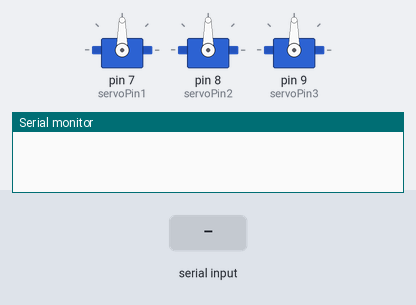
Bench run of a sketch on a simulated Arduino Uno, built with avr-gcc and run on an emulated ATmega328P. Parts: 3 × servo, the last lines printed to the serial monitor. The test bench sets the inputs (shaded band).

Above: at 1.2 s.
1.3 s: "90,45,200\n" received over Serial
At 2.1 s:
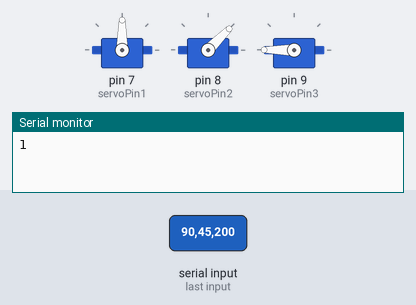
2.8 s: "30,150,10\n" received over Serial
At 3.3 s:
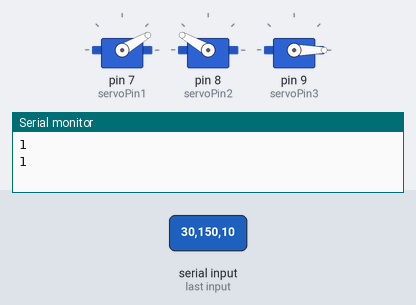
4.3 s: "90,45\n" received over Serial
At 5.4 s:
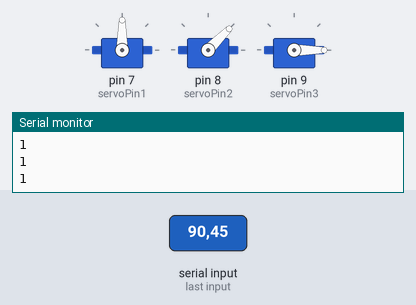
5.8 s: "5\n" received over Serial
At 6.4 s:
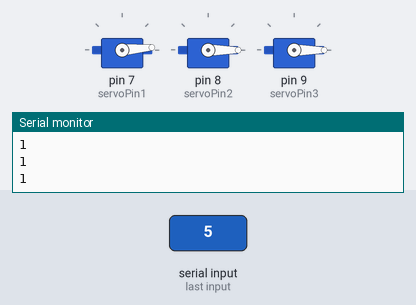
7.3 s: "90\n" received over Serial
At 7.6 s:
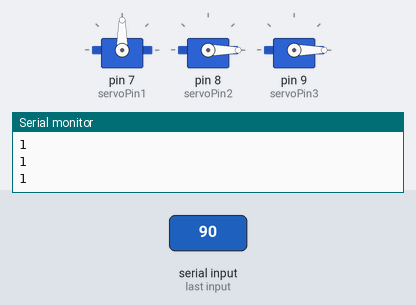
8.8 s: "200\n" received over Serial
At 10.0 s:
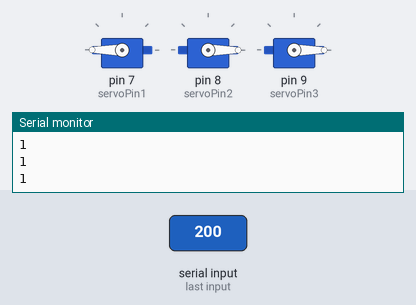
Timing chart, 0 to 11.3 s (numbered marks = the images above; inputs shaded):
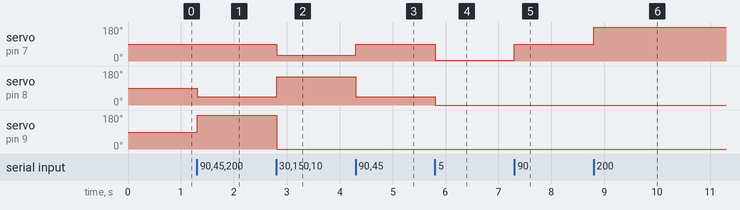

Measured:
- after the input at 1.3 s, servo on pin 8 (servoPin2): 90° → 45° at once; servo on pin 9 (servoPin3): 90° → 180° at once
- after the input at 2.8 s, servo on pin 7 (servoPin1): 90° → 30° at once; servo on pin 8 (servoPin2): 45° → 150° at once; servo on pin 9 (servoPin3): 180° → 0° at once
- after the input at 4.3 s, servo on pin 7 (servoPin1): 30° → 90° at once; servo on pin 8 (servoPin2): 150° → 45° at once
- after the input at 5.8 s, servo on pin 7 (servoPin1): 90° → 5° at once; servo on pin 8 (servoPin2): 45° → 0° at once
- after the input at 7.3 s, servo on pin 7 (servoPin1): 5° → 90° at once
- after the input at 8.8 s, servo on pin 7 (servoPin1): 90° → 180° at once

The sketch:

ControleRobo.ino
```cpp
#include <Servo.h>

#define pos_inicial 90

Servo servos[3];

int servoPin1 = 7;
int servoPin2 = 8;
int servoPin3 = 9;

void setup() {
  // put your setup code here, to run once:
  servos[0].attach(servoPin1);
  servos[1].attach(servoPin2);
  servos[2].attach(servoPin3);
  Serial.begin(9600);
  // Inicializar robo na posição inicial
  for(int i = 0; i < 3; i++) {
    servos[i].write(pos_inicial);
  }
}

void loop() {
  // put your main code here, to run repeatedly:
  if (Serial.available() > 0)
  {
    //Ler comando
    String command = Serial.readStringUntil('\n');
    processCommand(command);
    Serial.println("1");
  }
}

void processCommand(String command)
{
  /*A estrutura do commando será a seguinte
  b'AAABBBCCC'
  AAA = 0 - 180 para pos do servo 1
  BBB = 0 - 180 para pos do servo 2
  CCC = 0 - 180 para pos do servo 3
  */

  String q1 = command.substring(0, 3);
  String q2 = command.substring(3, 6);
  String q3 = command.substring(6, 9);

  servos[0].write(q1.toInt());
  servos[1].write(q2.toInt());
  servos[2].write(q3.toInt());
}
```
